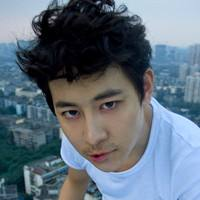
#> input picture face/img/789.jpeg, 200 x 200 px
$ python img_hist2.py
#> lines starting #> are read from the running program, lines starting #| are printed output that depends on the picture; after the words box and inside, x2 and y2 are one past the last pixel; in counts of white or black regions, pixels touching at a corner belong together
import cv2
import numpy as np
from matplotlib import  pyplot as plt


img = cv2.imread('img/789.jpeg',0)
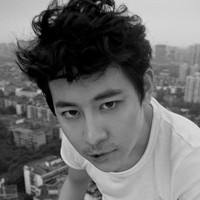
#> img: shape (200, 200); min 0, max 237, mean 108.1

# create a mask
mask = np.zeros(img.shape[:2], np.uint8)

#print(mask)
mask[30:150, 40:180] = 255

masked_img = cv2.bitwise_and(img,img,mask = mask)
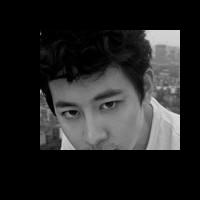
#> masked_img: shape (200, 200); min 0, max 228, mean 36.3


# Calculate histogram with mask and without mask
# Check third argument for mask
hist_full = cv2.calcHist([img],[0],None,[256],[0,256])
#> hist_full = 256 values, max 874 at index 0, min 0 at index 229, mean 156.2
hist_mask = cv2.calcHist([img],[0],mask,[256],[0,256])
#> hist_mask = 256 values, max 712 at index 0, min 0 at index 225, mean 65.62

plt.subplot(221),plt.imshow(img, 'gray')
plt.subplot(222),plt.imshow(mask,'gray')
plt.subplot(223),plt.imshow(masked_img, 'gray')
plt.subplot(224),plt.plot(hist_full), plt.plot(hist_mask)
plt.xlim([0,256])


plt.show()
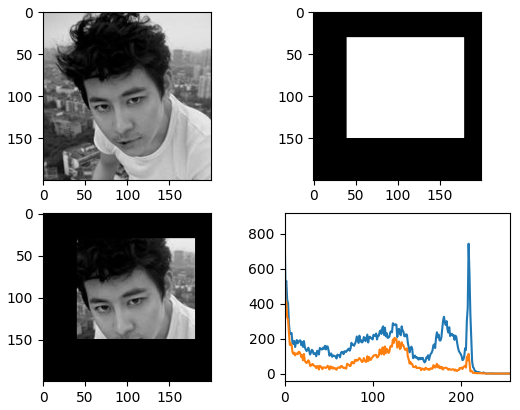
#> figure drawn by matplotlib, 4 panels; panel 4: curve peaks at x = 0, y = 874; panel 4: curve peaks at x = 0, y = 712


#绘制直方图

$ run again, with face/img/123.jpeg copied over face/img/789.jpeg
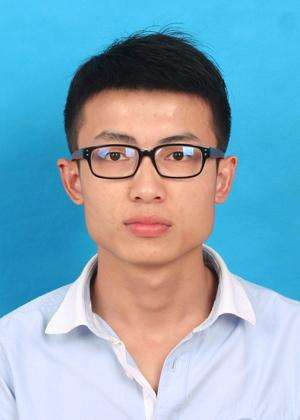
#> input picture face/img/123.jpeg, 300 x 420 px
#> `masked_img = cv2.bitwise_and(img,img,mask = mask)`:
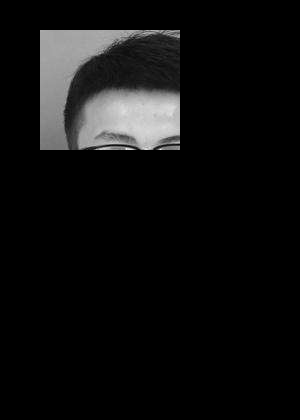
#> masked_img: shape (420, 300); min 0, max 244, mean 15.3
#> hist_full = 256 values, max 3128 at index 232, min 1 at index 1, mean 492.2
#> hist_mask = 256 values, max 475 at index 165, min 0 at index 0, mean 65.62
#> `plt.show()`:
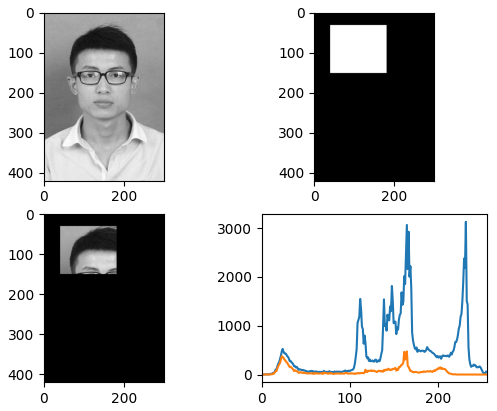
#> figure drawn by matplotlib, 4 panels; panel 4: curve peaks at x = 232, y = 3128; panel 4: curve peaks at x = 165, y = 475

$ run again, with face/img/147.jpeg copied over face/img/789.jpeg
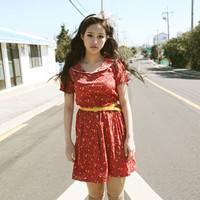
#> input picture face/img/147.jpeg, 200 x 200 px
#> `masked_img = cv2.bitwise_and(img,img,mask = mask)`:
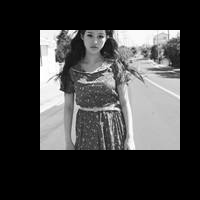
#> masked_img: shape (200, 200); min 0, max 255, mean 63.7
#> hist_full = 256 values, max 943 at index 243, min 0 at index 0, mean 156.2
#> hist_mask = 256 values, max 466 at index 192, min 0 at index 0, mean 65.62
#> `plt.show()`:
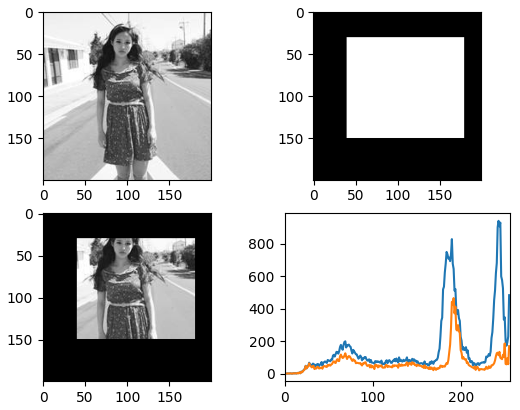
#> figure drawn by matplotlib, 4 panels; panel 4: curve peaks at x = 243, y = 943; panel 4: curve peaks at x = 192, y = 466
